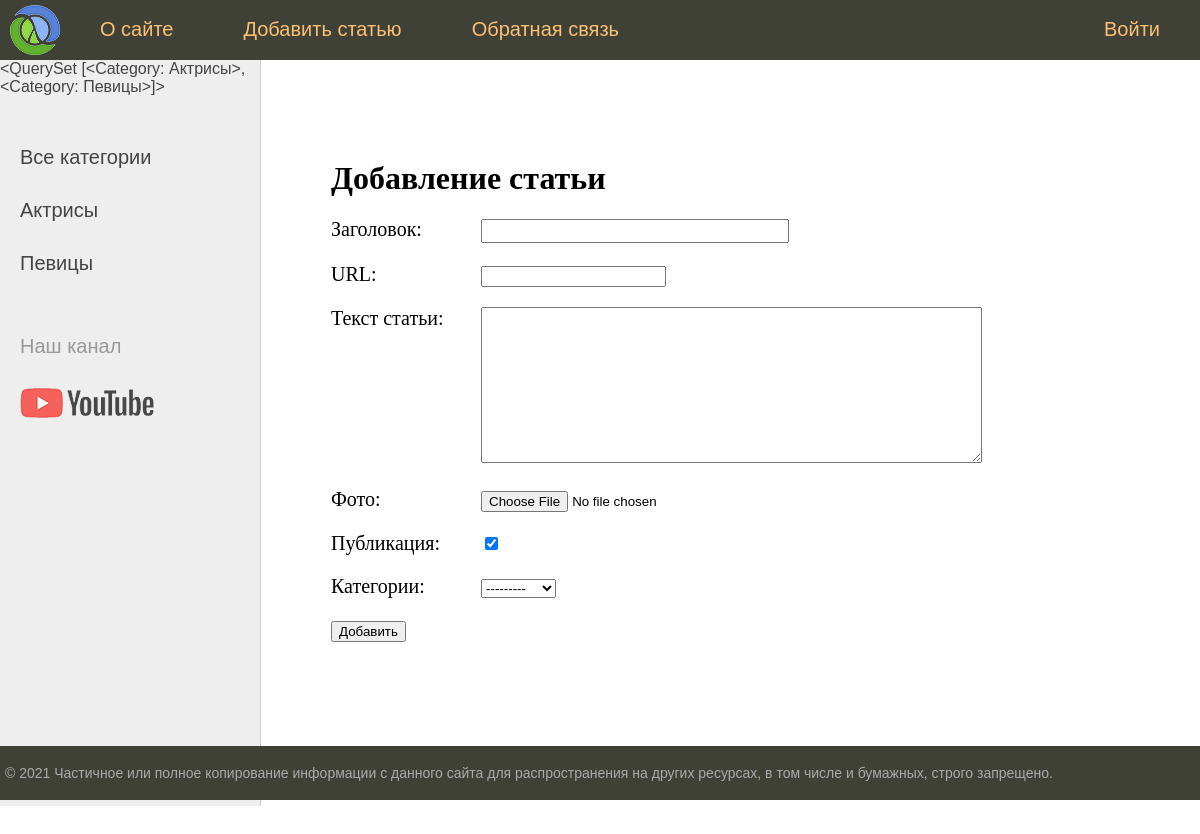
The page /addpage/ on the database its author committed.
### women/models.py (models this page shows)
class Category(models.Model):
    name = models.CharField(max_length=100, db_index=True, verbose_name='Категория')
    slug = models.SlugField(max_length=255, unique=True, db_index=True, verbose_name="URL")
    def __str__(self):
        return self.name
    def get_absolute_url(self):
        return reverse("category", kwargs={"cat_slug": self.slug})
    class Meta:
        verbose_name = 'Категория'
        verbose_name_plural = 'Категории'
        ordering = ['id']

### women/views.py (the view)
# urls.py: path('addpage/', AddPage.as_view(), name='add_page'),
class AddPage(CreateView):
    form_class = AddPostForm
    template_name = 'women/addpage.html'
    success_url = reverse_lazy('home')
    def get_context_data(self, *, object_list=None, **kwargs):
        context = super().get_context_data(**kwargs)
        context['title'] = 'Добавление статьи'
        context['menu'] = menu
        return context

### women/forms.py (shortened to what this page needs)
class AddPostForm(forms.ModelForm):
    class Meta:
        model = Women
        fields = ['title', 'slug', 'content', 'photo', 'is_published', 'cat']
        widgets = {
            'title': forms.TextInput(attrs={'class': 'form-input'}),
            'content': forms.Textarea(attrs={'cols': 60, 'rows': 10}),
        }

### women/templatetags/women_tags.py (called while the page is built)
@register.simple_tag(name='getcats')
def get_categories(filter=None):
    if not filter:
        return Category.objects.all()
    else:
        return Category.objects.filter(pk=filter)

@register.inclusion_tag('women/list_categories.html')
def show_categories(sort=None, cat_selected=0):
    if not sort:
        cats = Category.objects.all()
    else:
        cats = Category.objects.order_by(sort)
    return {"cats": cats, "cat_selected": cat_selected}

### women/templates/women/addpage.html (shortened to what this page needs)
{% extends 'women/base.html' %}
{% block content %}
<h1>{{title}}</h1>
<form action="{% url 'add_page' %}" method="post" enctype="multipart/form-data">
{% for f in form %}
<p><label class="form-label" for="{{ f.id_for_label }}">{{f.label}}: </label>{{ f }}</p>
{% endfor %}
    <button type="submit">Добавить</button>
</form>
{% endblock %}

### women/templates/women/base.html (shortened to what this page needs)
{% load static %}
{% load women_tags %}
<!DOCTYPE html>
<html>
<head>
	<link type="text/css" href="{% static 'women/css/styles.css' %}" rel="stylesheet" />
</head>
<body>
<table class="table-page" border=0 cellpadding="0" cellspacing="0">
<tr><td valign=top>
{% block mainmenu %}
		<div class="header">
			<ul id="mainmenu" class="mainmenu">
			<li class="logo"><a href="{% url 'home' %}"><div class="logo"></div></a></li>
{% for m in menu %}
	{% if not forloop.last %}
			<li><a href="{% url m.url_name %}">{{m.title}}</a></li>
	{% else %}
			<li class="last"><a href="{% url m.url_name %}">{{m.title}}</a></li>
	{% endif %}
{% endfor %}
			</ul>
		</div>
{% endblock mainmenu %}
<table class="table-content" border=0 cellpadding="0" cellspacing="0">
<tr>
	<td valign="top" class="left-chapters">
		{% getcats %}
	<ul id="leftchapters">
{% if cat_selected == 0 %}
		<li class="selected">Все категории</li>
{% else %}
		<li><a href="{% url 'home' %}">Все категории</a></li>
{% endif %}
{% show_categories  'name' cat_selected %}
		<li class="share">
		<p>Наш канал</p>
		<a class="share-yt" href="https://www.youtube.com/channel/UClJzWfGWuGJL2t-3dYKcHTA/playlists" target="_blank" rel="nofollow"></a>
		</li>
	</ul>
</td>
<td valign="top" class="content">
	<div class="content-text">
{% block content %}
{% endblock %}
	</div>
</td></tr></table>
</td></tr>
<tr><td valign=top>
	<div id="footer">
		<p>&copy; 2021 Частичное или полное копирование информации с данного сайта для распространения на других ресурсах, в том числе и бумажных, строго запрещено.</p>
	</div>
</td></tr></table>
</body>
</html>

### women/templates/women/list_categories.html
{% for c in cats %}
	{% if c.pk == cat_selected %}
		<li class="selected">{{c.name}}</li>
	{% else %}
		<li><a href="{{ c.get_absolute_url }}">{{c.name}}</a></li>
	{% endif %}
{% endfor %}

### women/static/women/css/styles.css (style rules this page uses)
html, body { font-family: 'Arial'; margin: 0; padding: 0; height: 100%; width: 100%; color: #444; }
a { color: #0059b2; text-decoration: none; }
.table-page { width: 100%; height: 100%; vertical-align: top; }
.table-page tr { height: 100%; }
.header { background: #3F4137; height: 60px; }
.logo { background: url('../images/logo.png') no-repeat 10px 5px; width: 70px; height: 60px; }
ul.mainmenu { list-style: none; margin: 0; padding: 0; height: 60px; color: #fdc073; font-size: 20px; overflow: hidden; }
ul.mainmenu li { float: left; margin: 18px 40px 0 30px; }
ul.mainmenu li.logo { margin: 0; }
ul.mainmenu li.last { float: right; }
ul.mainmenu li a { color: #fdc073; text-decoration: none; }
.table-content { width: 100%; min-height: 100%; height: 100%; }
.left-chapters { margin: 0; background: #eee; border-right: 1px solid #ccc; min-height: 100%; }
.left-chapters ul { width: 230px; min-height: 100%; margin: 0; padding: 20px 10px 10px 20px; list-style: none; font-size: 20px; }
.left-chapters ul li { margin: 30px 0 0 0; color: #999; }
.left-chapters ul li a { color: #444; text-decoration: none; }
.left-chapters ul li.share { margin: 60px 0 0 0; }
.left-chapters ul li.share p { margin: 30px 0 30px 0; }
.left-chapters ul li.share a { display: inline-block; width: 40px; height: 40px; margin: 0 20px 0 0; }
.left-chapters ul li.share a.share-yt { width: 100%; height: 30px; background: url('../images/share_yt.png') no-repeat 0 0 }
.content { padding: 40px 20px 20px 40px; width: 100%; box-sizing: border-box; }
.content-text { margin: 60px 0 0 30px; color: #000; font-size: 20px; font-family: Yandex Sans Display Light; }
.content-text h1 { font-size: 32px; }
#footer { box-sizing: border-box; background: #3F4137; padding: 5px; color: #aaa; font-size: 14px; font-family: Verdana, Geneva, Arial, Helvetica; text-align: left; overflow: hidden; }
.form-input { width: 300px; font-size: 16px; }
.form-label { display: inline-block; min-width: 150px; vertical-align: top; }

### rows shown on the page
Category: name.name "<QuerySet [<Category: Актрисы>, <Category: Певицы>]>", name "Актрисы"
Category: name "Певицы"

### other values the page prints
{{ m.title }} "О сайте" "Добавить статью" "Обратная связь"
{{ m.title }} "Войти"
{{ title }} "Добавление статьи"
{{ f.label }} "Заголовок" "URL" "Текст статьи" "Фото" "Публикация" "Категории"
